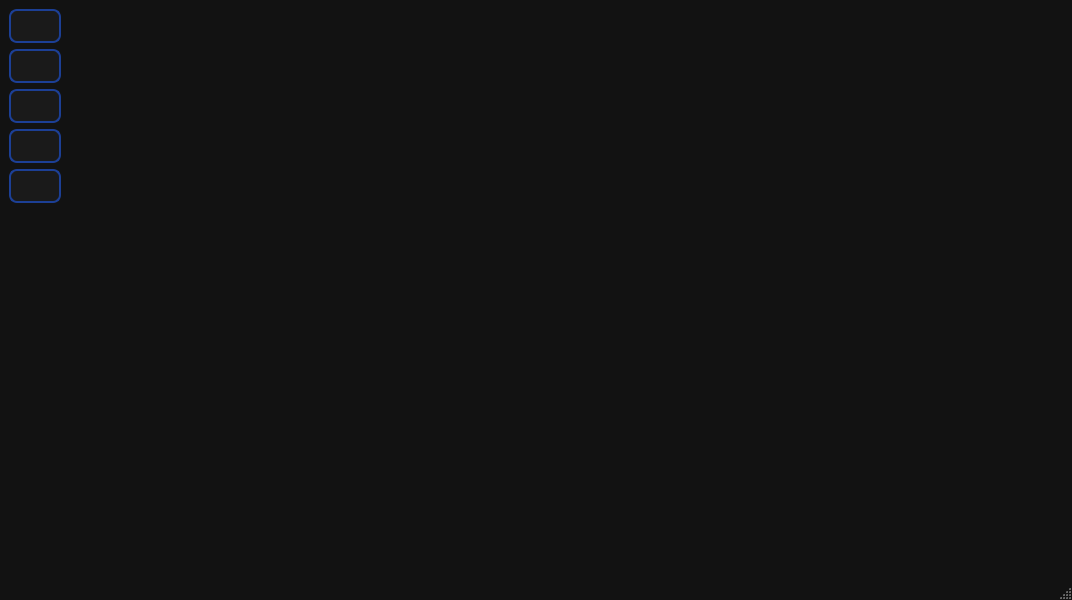
<?xml version="1.0" encoding="UTF-8"?>
<ui version="4.0">
 <class>MainWindow</class>
 <widget class="QMainWindow" name="MainWindow">
  <property name="geometry">
   <rect>
    <x>0</x>
    <y>0</y>
    <width>1072</width>
    <height>600</height>
   </rect>
  </property>
  <property name="windowTitle">
   <string>Tardix Command Center</string>
  </property>
  <property name="windowIcon">
   <iconset>
    <normaloff>../../../İndirilenler/Gemini_Generated_Image_5dgedt5dgedt5dge-removebg-preview.png</normaloff>../../../İndirilenler/Gemini_Generated_Image_5dgedt5dgedt5dge-removebg-preview.png</iconset>
  </property>
  <property name="styleSheet">
   <string notr="true">/* Ana Pencere Arka Planı */
QMainWindow {
    background-color: #121212;
}

/* Tüm Yazılar */
QLabel {
    color: #e0e0e0;
    font-family: &quot;Segoe UI&quot;;
    font-size: 14px;
}

/* Neon Butonlar */
QPushButton {
    background-color: #1a1a1a;
    color: #003B6F;  /* Alienware Yeşili */
    border: 2px solid #1C3F95;
    border-radius: 8px;
    padding: 8px;
    font-weight: bold;
}
QPushButton:hover {
    background-color: #1C3F95;
    color: #000000;
}
QPushButton:pressed {
    background-color: #1C3F95;
}

/* ComboBox */
QComboBox {
    background-color: #1a1a1a;
    color: #e0e0e0;
    border: 2px solid #1C3F95;
    border-radius: 8px;
    padding: 6px 10px;
}
QComboBox QAbstractItemView {
    background-color: #1a1a1a;
    color: #e0e0e0;
    selection-background-color: #1C3F95;
}

/* Slider */
QSlider::groove:horizontal {
    height: 8px;
    background: #222;
    border-radius: 4px;
}
QSlider::handle:horizontal {
    width: 18px;
    margin: -6px 0;
    border-radius: 9px;
    background: #1C3F95;
}

/* GroupBox */
QGroupBox {
    border: 2px solid #2a2a33;
    border-radius: 10px;
    margin-top: 10px;
    padding: 10px;
}
QGroupBox::title {
    subcontrol-origin: margin;
    left: 12px;
    padding: 0 6px;
    color: #e0e0e0;
}

/* Color swatches */
QFrame#selectedStaticSwatch, QFrame#selectedMorphSwatch {
    border: 2px solid #1C3F95;
    border-radius: 8px;
}

/* Checkbox */
QCheckBox {
    spacing: 10px;
    color: #e0e0e0;
}
QCheckBox::indicator {
    width: 18px;
    height: 18px;
}
QCheckBox::indicator:unchecked {
    border: 2px solid #1C3F95;
    background: #1a1a1a;
    border-radius: 4px;
}
QCheckBox::indicator:checked {
    border: 2px solid #1C3F95;
    background: #1C3F95;
    border-radius: 4px;
}

/* İlerleme Çubukları (CPU/RAM Grafikleri için) */
QProgressBar {
    border: 1px solid #444;
    border-radius: 5px;
    text-align: center;
    color: white;
    background-color: #222;
}
QProgressBar::chunk {
    background-color: qlineargradient(spread:pad, x1:0, y1:0, x2:1, y2:0, stop:0 #00ff9d, stop:1 #00bcd4);
    border-radius: 4px;
}</string>
  </property>
  <widget class="QWidget" name="centralwidget">
   <property name="sizePolicy">
    <sizepolicy hsizetype="Preferred" vsizetype="Expanding">
     <horstretch>0</horstretch>
     <verstretch>0</verstretch>
    </sizepolicy>
   </property>
   <property name="minimumSize">
    <size>
     <width>0</width>
     <height>577</height>
    </size>
   </property>
   <layout class="QHBoxLayout" name="horizontalLayout">
    <item>
     <layout class="QVBoxLayout" name="verticalLayout">
      <item>
       <widget class="QPushButton" name="homebutton">
        <property name="text">
         <string/>
        </property>
        <property name="icon">
         <iconset>
          <normaloff>Design/png/house-simple.png</normaloff>Design/png/house-simple.png</iconset>
        </property>
        <property name="iconSize">
         <size>
          <width>32</width>
          <height>32</height>
         </size>
        </property>
       </widget>
      </item>
      <item>
       <widget class="QPushButton" name="fanbutton">
        <property name="text">
         <string/>
        </property>
        <property name="icon">
         <iconset>
          <normaloff>Design/png/fan.png</normaloff>Design/png/fan.png</iconset>
        </property>
        <property name="iconSize">
         <size>
          <width>32</width>
          <height>32</height>
         </size>
        </property>
       </widget>
      </item>
      <item>
       <widget class="QPushButton" name="rgbbutton">
        <property name="text">
         <string/>
        </property>
        <property name="icon">
         <iconset>
          <normaloff>Design/png/lightbulb.png</normaloff>Design/png/lightbulb.png</iconset>
        </property>
        <property name="iconSize">
         <size>
          <width>32</width>
          <height>32</height>
         </size>
        </property>
       </widget>
      </item>
      <item>
       <widget class="QPushButton" name="settingsbutton">
        <property name="text">
         <string/>
        </property>
        <property name="icon">
         <iconset>
          <normaloff>Design/png/gear.png</normaloff>Design/png/gear.png</iconset>
        </property>
        <property name="iconSize">
         <size>
          <width>32</width>
          <height>32</height>
         </size>
        </property>
       </widget>
      </item>
      <item>
       <widget class="QPushButton" name="infobutton">
        <property name="text">
         <string/>
        </property>
        <property name="icon">
         <iconset>
          <normaloff>Design/png/info.png</normaloff>Design/png/info.png</iconset>
        </property>
        <property name="iconSize">
         <size>
          <width>32</width>
          <height>32</height>
         </size>
        </property>
       </widget>
      </item>
      <item>
       <spacer name="verticalSpacer">
        <property name="orientation">
         <enum>Qt::Orientation::Vertical</enum>
        </property>
        <property name="sizeHint" stdset="0">
         <size>
          <width>20</width>
          <height>40</height>
         </size>
        </property>
       </spacer>
      </item>
     </layout>
    </item>
    <item>
     <layout class="QVBoxLayout" name="verticalLayout_2">
      <item>
       <widget class="QStackedWidget" name="stackedWidget">
        <property name="locale">
         <locale language="English" country="UnitedStates"/>
        </property>
        <property name="currentIndex">
         <number>0</number>
        </property>
        <widget class="QWidget" name="ahome">
         <widget class="QWidget" name="videoPlayer">
          <property name="geometry">
           <rect>
            <x>310</x>
            <y>160</y>
            <width>300</width>
            <height>200</height>
           </rect>
          </property>
          <property name="maximumSize">
           <size>
            <width>300</width>
            <height>200</height>
           </size>
          </property>
         </widget>
        </widget>
        <widget class="QWidget" name="bfancontrol">
         <widget class="QTimeEdit" name="timeEdit">
          <property name="geometry">
           <rect>
            <x>260</x>
            <y>360</y>
            <width>118</width>
            <height>27</height>
           </rect>
          </property>
         </widget>
        </widget>
        <widget class="QWidget" name="rgbcontrol">
         <property name="maximumSize">
          <size>
           <width>988</width>
           <height>557</height>
          </size>
         </property>
         <layout class="QHBoxLayout" name="horizontalLayout_3">
          <item>
           <layout class="QVBoxLayout" name="rgbLeftColumn">
            <item>
             <widget class="QLabel" name="keyboardPreviewLabel">
              <property name="minimumSize">
               <size>
                <width>360</width>
                <height>220</height>
               </size>
              </property>
              <property name="text">
               <string>Keyboard Preview</string>
              </property>
              <property name="alignment">
               <set>Qt::AlignmentFlag::AlignCenter</set>
              </property>
             </widget>
            </item>
            <item>
             <widget class="QGroupBox" name="selectedColorsGroup">
              <property name="title">
               <string>Selected Colors</string>
              </property>
              <layout class="QGridLayout" name="selectedColorsGrid">
               <item row="0" column="0">
                <widget class="QLabel" name="selectedStaticText">
                 <property name="text">
                  <string>Static</string>
                 </property>
                </widget>
               </item>
               <item row="0" column="1">
                <widget class="QFrame" name="selectedStaticSwatch">
                 <property name="minimumSize">
                  <size>
                   <width>44</width>
                   <height>44</height>
                  </size>
                 </property>
                 <property name="frameShape">
                  <enum>QFrame::Shape::StyledPanel</enum>
                 </property>
                 <property name="frameShadow">
                  <enum>QFrame::Shadow::Raised</enum>
                 </property>
                </widget>
               </item>
               <item row="0" column="2">
                <widget class="QLabel" name="selectedStaticHex">
                 <property name="text">
                  <string>#000000</string>
                 </property>
                </widget>
               </item>
               <item row="1" column="0">
                <widget class="QLabel" name="selectedMorphText">
                 <property name="text">
                  <string>Morph</string>
                 </property>
                </widget>
               </item>
               <item row="1" column="1">
                <widget class="QFrame" name="selectedMorphSwatch">
                 <property name="minimumSize">
                  <size>
                   <width>44</width>
                   <height>44</height>
                  </size>
                 </property>
                 <property name="frameShape">
                  <enum>QFrame::Shape::StyledPanel</enum>
                 </property>
                 <property name="frameShadow">
                  <enum>QFrame::Shadow::Raised</enum>
                 </property>
                </widget>
               </item>
               <item row="1" column="2">
                <widget class="QLabel" name="selectedMorphHex">
                 <property name="text">
                  <string>#000000</string>
                 </property>
                </widget>
               </item>
              </layout>
             </widget>
            </item>
            <item>
             <widget class="QGroupBox" name="brightnessGroup">
              <property name="title">
               <string>Brightness</string>
              </property>
              <layout class="QHBoxLayout" name="brightnessLayout">
               <item>
                <widget class="QSlider" name="brightnessSlider">
                 <property name="orientation">
                  <enum>Qt::Orientation::Horizontal</enum>
                 </property>
                 <property name="minimum">
                  <number>0</number>
                 </property>
                 <property name="maximum">
                  <number>100</number>
                 </property>
                 <property name="value">
                  <number>0</number>
                 </property>
                </widget>
               </item>
               <item>
                <widget class="QLabel" name="brightnessValueLabel">
                 <property name="text">
                  <string>0%</string>
                 </property>
                </widget>
               </item>
              </layout>
             </widget>
            </item>
           </layout>
          </item>
          <item>
           <layout class="QVBoxLayout" name="verticalLayout_3">
            <item>
             <widget class="QComboBox" name="comboBox"/>
            </item>
            <item>
             <layout class="QHBoxLayout" name="horizontalLayout_4">
              <item>
               <widget class="QLabel" name="label_2">
                <property name="text">
                 <string>TextLabel</string>
                </property>
               </widget>
              </item>
              <item>
               <widget class="QLabel" name="label_3">
                <property name="text">
                 <string>TextLabel</string>
                </property>
               </widget>
              </item>
             </layout>
            </item>
            <item>
             <widget class="ColorWheel" name="colorwheel" native="true"/>
            </item>
           </layout>
          </item>
         </layout>
        </widget>
 <widget class="QWidget" name="settings">
         <layout class="QVBoxLayout" name="settingsLayout">
          <item>
           <widget class="QGroupBox" name="performanceGroup">
            <property name="title">
             <string>Performance</string>
            </property>
            <layout class="QVBoxLayout" name="performanceLayout">
             <item>
              <widget class="QCheckBox" name="turboBoostToggle">
               <property name="text">
                <string>Disable Turbo Boost (experimental)</string>
               </property>
              </widget>
             </item>
             <item>
              <widget class="QLabel" name="turboBoostNote">
               <property name="text">
                <string>Not functional yet (UI only). This will be wired later.</string>
               </property>
              </widget>
             </item>
            </layout>
           </widget>
          </item>
          <item>
           <widget class="QGroupBox" name="thermalGroup">
            <property name="title">
             <string>Thermals</string>
            </property>
            <layout class="QHBoxLayout" name="thermalLayout">
             <item>
              <widget class="QLabel" name="tempLimitLabel">
               <property name="text">
                <string>Temperature limit</string>
               </property>
              </widget>
             </item>
             <item>
              <widget class="QSlider" name="tempLimitSlider">
               <property name="orientation">
                <enum>Qt::Orientation::Horizontal</enum>
               </property>
               <property name="minimum">
                <number>85</number>
               </property>
               <property name="maximum">
                <number>100</number>
               </property>
               <property name="value">
                <number>95</number>
               </property>
              </widget>
             </item>
             <item>
              <widget class="QLabel" name="tempLimitValueLabel">
               <property name="text">
                <string>95°C</string>
               </property>
              </widget>
             </item>
            </layout>
           </widget>
          </item>
          <item>
           <spacer name="settingsSpacer">
            <property name="orientation">
             <enum>Qt::Orientation::Vertical</enum>
            </property>
            <property name="sizeHint" stdset="0">
             <size>
              <width>20</width>
              <height>40</height>
             </size>
            </property>
           </spacer>
          </item>
         </layout>
        </widget>
        <widget class="QWidget" name="zinfo">
         <widget class="QLabel" name="label">
          <property name="geometry">
           <rect>
            <x>0</x>
            <y>0</y>
            <width>981</width>
            <height>561</height>
           </rect>
          </property>
          <property name="text">
           <string>Tardix Command Center

A UI-enhanced fork of Dell-G-Series-Controller
.
Original project by Cem Kaya.
This version focuses on improving the UI and enhancing the user experience for Dell G Series laptops, specifically tested on Dell G16 7630.
Developed by Furkan Avcı.

Disclaimer:
Tested on the Dell G16 7630.
No responsibility for issues, damages, or consequences on other models.

Licensed under GPL-3.0.</string>
          </property>
         </widget>
        </widget>
       </widget>
      </item>
     </layout>
    </item>
   </layout>
  </widget>
  <widget class="QStatusBar" name="statusbar"/>
 </widget>
 <customwidgets>
  <customwidget>
   <class>ColorWheel</class>
   <extends>QWidget</extends>
   <header>color_wheel.h</header>
   <container>1</container>
  </customwidget>
 </customwidgets>
 <resources/>
 <connections/>
</ui>
